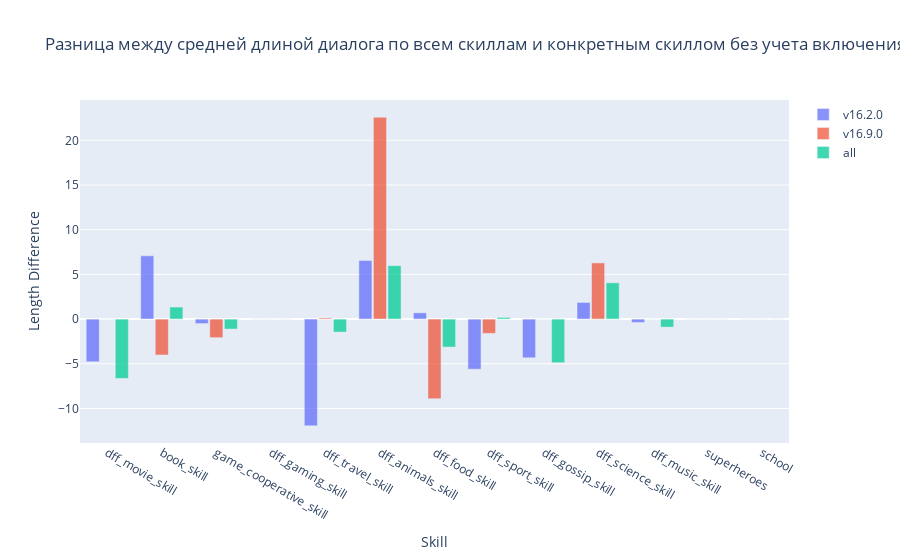

The notebook cell this image was saved under:
### Code cell
fig = go.Figure()

for version in graphics_dict.keys():
    
    x0, y0 = [], []
        
    for skill in graphics_dict[version].keys():
        x0.append(skill)
        y_skill = graphics_dict[version][skill]["length"]
        y0.append(y_skill)
    
    y0_avg = [sum(y_skill) / len(y_skill) if len(y_skill) > 0 else 0 for y_skill in y0]
    y0_all = [elem for y_skill in y0 for elem in y_skill]
                
    avg_length = sum(y0_all) / len(y0_all) if len(y0_all) > 0 else 0
    
    y1 = [elem - avg_length if elem > 0 else 0 for elem in y0_avg]
    
    print(version, avg_length)
    
    for x2, y2 in zip(x0, y0):
        y2_avg = sum(y2) / len(y2) if len(y2) > 0 else 0
        print(x2, y2_avg, len(y2))
        if version == "all":
            rate_dict.append((x2, y2_avg, len(y2)))
                     
    fig.add_trace(go.Bar(
        x=x0,
        y=y1,
        name=version, 
        opacity=0.75
    ))

fig.update_layout(
    title_text='Разница между средней длиной диалога по всем скиллам и конкретным скиллом без учета включения', 
    xaxis_title_text='Skill', 
    yaxis_title_text='Length Difference', 
    bargap=0.2, 
    bargroupgap=0.1 
)

fig.show()

### Figure 1 — Plotly figure (JSON) as saved in the notebook; plotly's stock layout.template omitted (floating-point values rounded to 4 significant figures)
{"data": [{"name": "v16.2.0", "opacity": 0.75, "type": "bar", "x": ["dff_movie_skill", "book_skill", "game_cooperative_skill", "dff_gaming_skill", "dff_travel_skill", "dff_animals_skill", "dff_food_skill", "dff_sport_skill", "dff_gossip_skill", "dff_science_skill", "dff_music_skill", "superheroes", "school"], "y": [-4.768, 7.079, -0.498, 0, -11.94, 6.557, 0.7058, -5.604, -4.329, 1.866, -0.3753, 0, 0]}, {"name": "v16.9.0", "opacity": 0.75, "type": "bar", "x": ["dff_movie_skill", "book_skill", "game_cooperative_skill", "dff_gaming_skill", "dff_travel_skill", "dff_animals_skill", "dff_food_skill", "dff_sport_skill", "dff_gossip_skill", "dff_science_skill", "dff_music_skill", "superheroes", "school"], "y": [0, -4.014, -2.075, 0, 0.1214, 22.59, -8.908, -1.596, 0, 6.286, 0, 0, 0]}, {"name": "all", "opacity": 0.75, "type": "bar", "x": ["dff_movie_skill", "book_skill", "game_cooperative_skill", "dff_gaming_skill", "dff_travel_skill", "dff_animals_skill", "dff_food_skill", "dff_sport_skill", "dff_gossip_skill", "dff_science_skill", "dff_music_skill", "superheroes", "school"], "y": [-6.63, 1.348, -1.112, 0, -1.448, 5.976, -3.126, 0.1825, -4.873, 4.063, -0.8934, 0, 0]}], "layout": {"bargap": 0.2, "bargroupgap": 0.1, "title": {"text": "Разница между средней длиной диалога по всем скиллам и конкретным скиллом без учета включения"}, "xaxis": {"title": {"text": "Skill"}}, "yaxis": {"title": {"text": "Length Difference"}}}}
